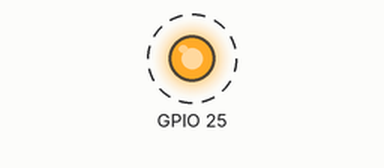
Recording of a program running on a simulated Raspberry Pi (BCM pin numbers). Shown: output pins drawn as LEDs (lit = HIGH). Dashed ring = blinking.

Above: at 0.5 s.
Timing chart, 0 to 3.5 s (numbered marks = the images above):
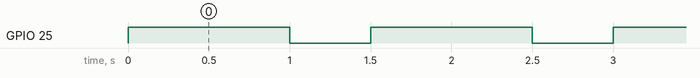

Measured:
- by itself, GPIO 25: alternates HIGH for 1.0 s and LOW for 0.50 s

The program:

blinkled.py
```python
# _*_ coding: utf-8 _*_
import RPi.GPIO as GPIO
import time

GPIO.setmode(GPIO.BCM)
GPIO.setup(25, GPIO.OUT)

try:
    while True:
        GPIO.output(25, GPIO.HIGH)
        time.sleep(1)
        GPIO.output(25, GPIO.LOW)
        time.sleep(0.5)

# catch interrupt
except KeyboardInterrupt:
    pass

# cleanup
GPIO.cleanup()
```
